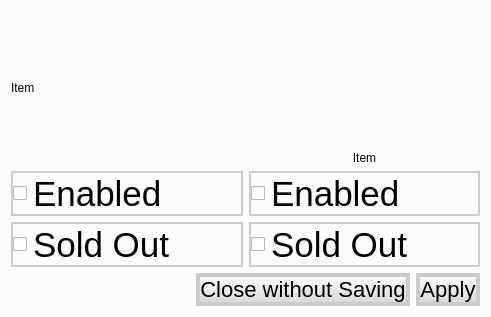
<?xml version="1.0" encoding="UTF-8"?>
<ui version="4.0">
 <class>AdminItemWindow</class>
 <widget class="QDialog" name="AdminItemWindow">
  <property name="geometry">
   <rect>
    <x>0</x>
    <y>0</y>
    <width>491</width>
    <height>317</height>
   </rect>
  </property>
  <property name="windowTitle">
   <string>Dialog</string>
  </property>
  <property name="styleSheet">
   <string notr="true">QLabel {
	text-align: bottom center;
}

QCheckBox {
    font-size: 35px;
	border: 2px solid #CCC;
	border-radius: 0.2em;
	text-align: center;
}

QDialog {
	background-color: #FCFCFC;
}

QPushButton, QToolButton {
	border: 4px solid #CCC;
	border-radius: 0.5em;
	background-color: qlineargradient(spread:pad, x1:0, y1:0, x2:0, y2:1, stop:0 rgba(255, 255, 255, 255), stop:1 rgba(212, 212, 212, 255));
	text-align: bottom center;
	padding: 1.3em;
    font-size: 22px;
}

QPushButton:on, QToolButton:on {
	border-color: #85c441;
	background-color: qlineargradient(spread:pad, x1:0, y1:1, x2:0, y2:0, stop:0 rgba(255, 255, 255, 255), stop:1 rgba(212, 212, 212, 255));
}</string>
  </property>
  <layout class="QVBoxLayout" name="verticalLayout">
   <item>
    <layout class="QGridLayout" name="itemLayout">
     <item row="0" column="0">
      <widget class="QLabel" name="label">
       <property name="sizePolicy">
        <sizepolicy hsizetype="Preferred" vsizetype="Expanding">
         <horstretch>0</horstretch>
         <verstretch>0</verstretch>
        </sizepolicy>
       </property>
       <property name="text">
        <string>Item</string>
       </property>
      </widget>
     </item>
     <item row="1" column="0">
      <widget class="QCheckBox" name="checkBox">
       <property name="layoutDirection">
        <enum>Qt::LeftToRight</enum>
       </property>
       <property name="text">
        <string>Enabled</string>
       </property>
      </widget>
     </item>
     <item row="2" column="0">
      <widget class="QCheckBox" name="checkBox_2">
       <property name="text">
        <string>Sold Out</string>
       </property>
      </widget>
     </item>
     <item row="0" column="1">
      <widget class="QLabel" name="label_2">
       <property name="sizePolicy">
        <sizepolicy hsizetype="Preferred" vsizetype="Expanding">
         <horstretch>0</horstretch>
         <verstretch>0</verstretch>
        </sizepolicy>
       </property>
       <property name="text">
        <string>Item</string>
       </property>
       <property name="alignment">
        <set>Qt::AlignBottom|Qt::AlignHCenter</set>
       </property>
      </widget>
     </item>
     <item row="1" column="1">
      <widget class="QCheckBox" name="checkBox_3">
       <property name="text">
        <string>Enabled</string>
       </property>
      </widget>
     </item>
     <item row="2" column="1">
      <widget class="QCheckBox" name="checkBox_4">
       <property name="text">
        <string>Sold Out</string>
       </property>
      </widget>
     </item>
    </layout>
   </item>
   <item>
    <layout class="QHBoxLayout" name="horizontalLayout">
     <property name="sizeConstraint">
      <enum>QLayout::SetDefaultConstraint</enum>
     </property>
     <item>
      <spacer name="horizontalSpacer">
       <property name="orientation">
        <enum>Qt::Horizontal</enum>
       </property>
       <property name="sizeHint" stdset="0">
        <size>
         <width>40</width>
         <height>20</height>
        </size>
       </property>
      </spacer>
     </item>
     <item>
      <widget class="QPushButton" name="pushClose">
       <property name="text">
        <string>Close without Saving</string>
       </property>
      </widget>
     </item>
     <item>
      <widget class="QPushButton" name="pushApply">
       <property name="text">
        <string>Apply</string>
       </property>
      </widget>
     </item>
    </layout>
   </item>
  </layout>
 </widget>
 <resources/>
 <connections/>
</ui>
